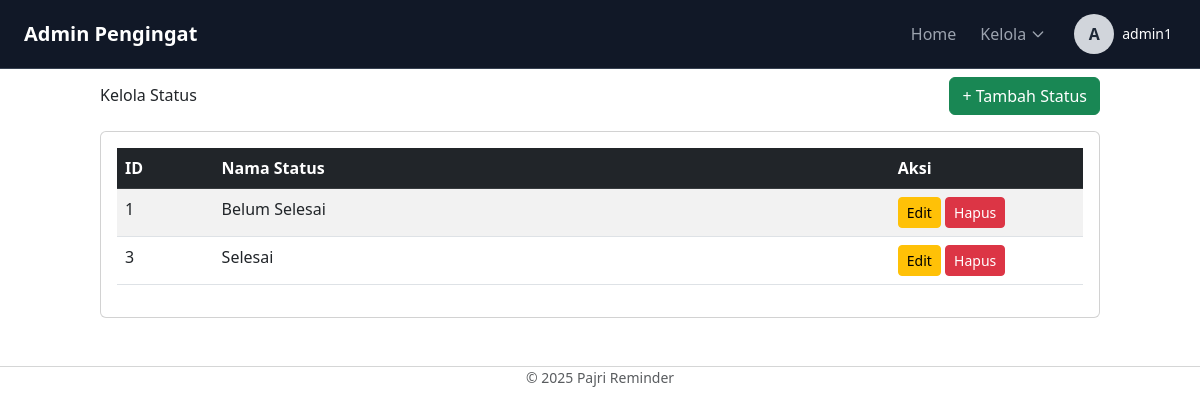
The app's page /admin/kelola_status.php (signed in) with its own data.
### tables this page shows
CREATE TABLE `statuses` (
  `id` int NOT NULL,
  `name` varchar(20) NOT NULL
);

### admin/kelola_status.php (the view, shortened to what this page needs)
<?php
require_once '../koneksi.php';
$stmt = $pdo->query("SELECT * FROM statuses ORDER BY id");
$statuses = $stmt->fetchAll();
?>
<!DOCTYPE html>
<html>
<head>
    <link href="https://cdn.jsdelivr.net/npm/bootstrap@5.3.0/dist/css/bootstrap.min.css" rel="stylesheet">
</head>
<body>
    <?php include 'header.php'; ?>
    <div class="container content-container">
        <div class="row align-items-center mb-3">
            <div class="col-md-6"><h3 class="mb-0">Kelola Status</h3></div>
            <div class="col-md-6 text-md-end"><a href="tambah_status.php" class="btn btn-success">+ Tambah Status</a></div>
        </div>
        <div class="card">
            <div class="card-body">
                <table class="table table-striped table-hover">
                    <thead class="table-dark">
                        <tr>
                            <th scope="col" style="width: 10%;">ID</th>
                            <th scope="col">Nama Status</th>
                            <th scope="col" style="width: 20%;">Aksi</th>
                        </tr>
                    </thead>
                    <tbody>
                        <?php foreach ($statuses as $status): ?>
                            <tr>
                                <td><?= htmlspecialchars($status['id']) ?></td>
                                <td><?= htmlspecialchars($status['name']) ?></td>
                                <td>
                                    <a href="edit_status.php?id=<?= $status['id'] ?>" class="btn btn-warning btn-sm">Edit</a>
                                    <a href="hapus_status.php?id=<?= $status['id'] ?>" class="btn btn-danger btn-sm" onclick="return confirm('Hapus status ini?')">Hapus</a>
                                </td>
                            </tr>
                        <?php endforeach; ?>
                    </tbody>
                </table>
            </div>
        </div>
    </div>
    <?php include 'footer.php'; ?>
</body>
</html>

### admin/kelola_status.php (style rules this page uses)
.content-container { margin-top: 77px; }

### records on screen
statuses: id "1", name "Belum Selesai"
statuses: id "3", name "Selesai"

### other values on screen
substr($_SESSION['admin']['username'] ?? 'A', 0, 1) "A"
$_SESSION['admin']['username'] "admin1"
